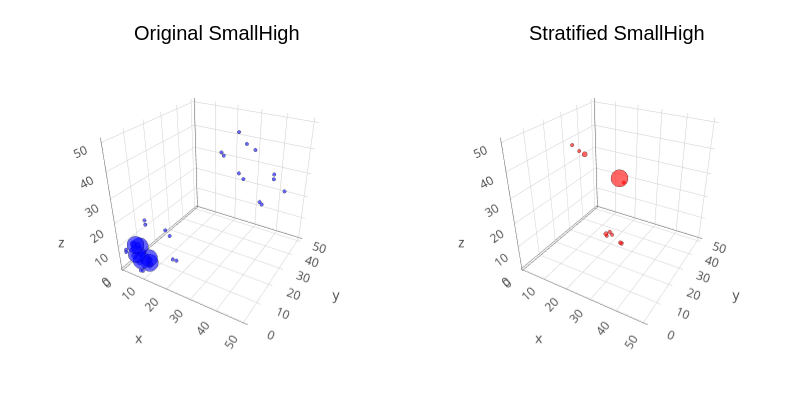

Notebook source saved alongside this figure:
### Code cell
process_high_school_hypergraph(50)

### Figure 1 — Plotly figure (JSON) as saved in the notebook; plotly's stock layout.template omitted (floating-point values rounded to 4 significant figures)
{"data": [{"colorbar": {"len": 0.8657, "title": "", "x": 0.4951, "y": 0.5087}, "legendgroup": "y1", "marker": {"color": "rgba(0, 0, 255, 0.600)", "line": {"color": "rgba(0, 0, 0, 0.600)", "width": 1}, "size": 2, "symbol": "circle"}, "mode": "markers", "name": "y1", "scene": "scene1", "showlegend": true, "type": "scatter3d", "x": [8], "xaxis": "x1", "y": [2], "yaxis": "y1", "z": [1], "zaxis": "z1"}, {"colorbar": {"len": 0.8657, "title": "", "x": 0.4951, "y": 0.5087}, "legendgroup": "y1", "marker": {"color": "rgba(0, 0, 255, 0.600)", "line": {"color": "rgba(0, 0, 0, 0.600)", "width": 1}, "size": 3.778, "symbol": "circle"}, "mode": "markers", "name": "y1", "scene": "scene1", "showlegend": false, "type": "scatter3d", "x": [8], "xaxis": "x1", "y": [6], "yaxis": "y1", "z": [1], "zaxis": "z1"}, {"colorbar": {"len": 0.8657, "title": "", "x": 0.4951, "y": 0.5087}, "legendgroup": "y1", "marker": {"color": "rgba(0, 0, 255, 0.600)", "line": {"color": "rgba(0, 0, 0, 0.600)", "width": 1}, "size": 2, "symbol": "circle"}, "mode": "markers", "name": "y1", "scene": "scene1", "showlegend": false, "type": "scatter3d", "x": [2], "xaxis": "x1", "y": [8], "yaxis": "y1", "z": [1], "zaxis": "z1"}, {"colorbar": {"len": 0.8657, "title": "", "x": 0.4951, "y": 0.5087}, "legendgroup": "y1", "marker": {"color": "rgba(0, 0, 255, 0.600)", "line": {"color": "rgba(0, 0, 0, 0.600)", "width": 1}, "size": 3.778, "symbol": "circle"}, "mode": "markers", "name": "y1", "scene": "scene1", "showlegend": false, "type": "scatter3d", "x": [6], "xaxis": "x1", "y": [8], "yaxis": "y1", "z": [1], "zaxis": "z1"}, {"colorbar": {"len": 0.8657, "title": "", "x": 0.4951, "y": 0.5087}, "legendgroup": "y1", "marker": {"color": "rgba(0, 0, 255, 0.600)", "line": {"color": "rgba(0, 0, 0, 0.600)", "width": 1}, "size": 2, "symbol": "circle"}, "mode": "markers", "name": "y1", "scene": "scene1", "showlegend": false, "type": "scatter3d", "x": [8], "xaxis": "x1", "y": [1], "yaxis": "y1", "z": [2], "zaxis": "z1"}, {"colorbar": {"len": 0.8657, "title": "", "x": 0.4951, "y": 0.5087}, "legendgroup": "y1", "marker": {"color": "rgba(0, 0, 255, 0.600)", "line": {"color": "rgba(0, 0, 0, 0.600)", "width": 1}, "size": 10, "symbol": "circle"}, "mode": "markers", "name": "y1", "scene": "scene1", "showlegend": false, "type": "scatter3d", "x": [8], "xaxis": "x1", "y": [6], "yaxis": "y1", "z": [2], "zaxis": "z1"}, {"colorbar": {"len": 0.8657, "title": "", "x": 0.4951, "y": 0.5087}, "legendgroup": "y1", "marker": {"color": "rgba(0, 0, 255, 0.600)", "line": {"color": "rgba(0, 0, 0, 0.600)", "width": 1}, "size": 2, "symbol": "circle"}, "mode": "markers", "name": "y1", "scene": "scene1", "showlegend": false, "type": "scatter3d", "x": [1], "xaxis": "x1", "y": [8], "yaxis": "y1", "z": [2], "zaxis": "z1"}, {"colorbar": {"len": 0.8657, "title": "", "x": 0.4951, "y": 0.5087}, "legendgroup": "y1", "marker": {"color": "rgba(0, 0, 255, 0.600)", "line": {"color": "rgba(0, 0, 0, 0.600)", "width": 1}, "size": 10, "symbol": "circle"}, "mode": "markers", "name": "y1", "scene": "scene1", "showlegend": false, "type": "scatter3d", "x": [6], "xaxis": "x1", "y": [8], "yaxis": "y1", "z": [2], "zaxis": "z1"}, {"colorbar": {"len": 0.8657, "title": "", "x": 0.4951, "y": 0.5087}, "legendgroup": "y1", "marker": {"color": "rgba(0, 0, 255, 0.600)", "line": {"color": "rgba(0, 0, 0, 0.600)", "width": 1}, "size": 3.778, "symbol": "circle"}, "mode": "markers", "name": "y1", "scene": "scene1", "showlegend": false, "type": "scatter3d", "x": [8], "xaxis": "x1", "y": [1], "yaxis": "y1", "z": [6], "zaxis": "z1"}, {"colorbar": {"len": 0.8657, "title": "", "x": 0.4951, "y": 0.5087}, "legendgroup": "y1", "marker": {"color": "rgba(0, 0, 255, 0.600)", "line": {"color": "rgba(0, 0, 0, 0.600)", "width": 1}, "size": 10, "symbol": "circle"}, "mode": "markers", "name": "y1", "scene": "scene1", "showlegend": false, "type": "scatter3d", "x": [8], "xaxis": "x1", "y": [2], "yaxis": "y1", "z": [6], "zaxis": "z1"}, {"colorbar": {"len": 0.8657, "title": "", "x": 0.4951, "y": 0.5087}, "legendgroup": "y1", "marker": {"color": "rgba(0, 0, 255, 0.600)", "line": {"color": "rgba(0, 0, 0, 0.600)", "width": 1}, "size": 3.778, "symbol": "circle"}, "mode": "markers", "name": "y1", "scene": "scene1", "showlegend": false, "type": "scatter3d", "x": [1], "xaxis": "x1", "y": [8], "yaxis": "y1", "z": [6], "zaxis": "z1"}, {"colorbar": {"len": 0.8657, "title": "", "x": 0.4951, "y": 0.5087}, "legendgroup": "y1", "marker": {"color": "rgba(0, 0, 255, 0.600)", "line": {"color": "rgba(0, 0, 0, 0.600)", "width": 1}, "size": 10, "symbol": "circle"}, "mode": "markers", "name": "y1", "scene": "scene1", "showlegend": false, "type": "scatter3d", "x": [2], "xaxis": "x1", "y": [8], "yaxis": "y1", "z": [6], "zaxis": "z1"}, {"colorbar": {"len": 0.8657, "title": "", "x": 0.4951, "y": 0.5087}, "legendgroup": "y1", "marker": {"color": "rgba(0, 0, 255, 0.600)", "line": {"color": "rgba(0, 0, 0, 0.600)", "width": 1}, "size": 2, "symbol": "circle"}, "mode": "markers", "name": "y1", "scene": "scene1", "showlegend": false, "type": "scatter3d", "x": [19], "xaxis": "x1", "y": [8], "yaxis": "y1", "z": [6], "zaxis": "z1"}, {"colorbar": {"len": 0.8657, "title": "", "x": 0.4951, "y": 0.5087}, "legendgroup": "y1", "marker": {"color": "rgba(0, 0, 255, 0.600)", "line": {"color": "rgba(0, 0, 0, 0.600)", "width": 1}, "size": 2, "symbol": "circle"}, "mode": "markers", "name": "y1", "scene": "scene1", "showlegend": false, "type": "scatter3d", "x": [8], "xaxis": "x1", "y": [19], "yaxis": "y1", "z": [6], "zaxis": "z1"}, {"colorbar": {"len": 0.8657, "title": "", "x": 0.4951, "y": 0.5087}, "legendgroup": "y1", "marker": {"color": "rgba(0, 0, 255, 0.600)", "line": {"color": "rgba(0, 0, 0, 0.600)", "width": 1}, "size": 2, "symbol": "circle"}, "mode": "markers", "name": "y1", "scene": "scene1", "showlegend": false, "type": "scatter3d", "x": [2], "xaxis": "x1", "y": [1], "yaxis": "y1", "z": [8], "zaxis": "z1"}, {"colorbar": {"len": 0.8657, "title": "", "x": 0.4951, "y": 0.5087}, "legendgroup": "y1", "marker": {"color": "rgba(0, 0, 255, 0.600)", "line": {"color": "rgba(0, 0, 0, 0.600)", "width": 1}, "size": 3.778, "symbol": "circle"}, "mode": "markers", "name": "y1", "scene": "scene1", "showlegend": false, "type": "scatter3d", "x": [6], "xaxis": "x1", "y": [1], "yaxis": "y1", "z": [8], "zaxis": "z1"}, {"colorbar": {"len": 0.8657, "title": "", "x": 0.4951, "y": 0.5087}, "legendgroup": "y1", "marker": {"color": "rgba(0, 0, 255, 0.600)", "line": {"color": "rgba(0, 0, 0, 0.600)", "width": 1}, "size": 2, "symbol": "circle"}, "mode": "markers", "name": "y1", "scene": "scene1", "showlegend": false, "type": "scatter3d", "x": [1], "xaxis": "x1", "y": [2], "yaxis": "y1", "z": [8], "zaxis": "z1"}, {"colorbar": {"len": 0.8657, "title": "", "x": 0.4951, "y": 0.5087}, "legendgroup": "y1", "marker": {"color": "rgba(0, 0, 255, 0.600)", "line": {"color": "rgba(0, 0, 0, 0.600)", "width": 1}, "size": 10, "symbol": "circle"}, "mode": "markers", "name": "y1", "scene": "scene1", "showlegend": false, "type": "scatter3d", "x": [6], "xaxis": "x1", "y": [2], "yaxis": "y1", "z": [8], "zaxis": "z1"}, {"colorbar": {"len": 0.8657, "title": "", "x": 0.4951, "y": 0.5087}, "legendgroup": "y1", "marker": {"color": "rgba(0, 0, 255, 0.600)", "line": {"color": "rgba(0, 0, 0, 0.600)", "width": 1}, "size": 3.778, "symbol": "circle"}, "mode": "markers", "name": "y1", "scene": "scene1", "showlegend": false, "type": "scatter3d", "x": [1], "xaxis": "x1", "y": [6], "yaxis": "y1", "z": [8], "zaxis": "z1"}, {"colorbar": {"len": 0.8657, "title": "", "x": 0.4951, "y": 0.5087}, "legendgroup": "y1", "marker": {"color": "rgba(0, 0, 255, 0.600)", "line": {"color": "rgba(0, 0, 0, 0.600)", "width": 1}, "size": 10, "symbol": "circle"}, "mode": "markers", "name": "y1", "scene": "scene1", "showlegend": false, "type": "scatter3d", "x": [2], "xaxis": "x1", "y": [6], "yaxis": "y1", "z": [8], "zaxis": "z1"}, {"colorbar": {"len": 0.8657, "title": "", "x": 0.4951, "y": 0.5087}, "legendgroup": "y1", "marker": {"color": "rgba(0, 0, 255, 0.600)", "line": {"color": "rgba(0, 0, 0, 0.600)", "width": 1}, "size": 2, "symbol": "circle"}, "mode": "markers", "name": "y1", "scene": "scene1", "showlegend": false, "type": "scatter3d", "x": [19], "xaxis": "x1", "y": [6], "yaxis": "y1", "z": [8], "zaxis": "z1"}, {"colorbar": {"len": 0.8657, "title": "", "x": 0.4951, "y": 0.5087}, "legendgroup": "y1", "marker": {"color": "rgba(0, 0, 255, 0.600)", "line": {"color": "rgba(0, 0, 0, 0.600)", "width": 1}, "size": 2, "symbol": "circle"}, "mode": "markers", "name": "y1", "scene": "scene1", "showlegend": false, "type": "scatter3d", "x": [6], "xaxis": "x1", "y": [19], "yaxis": "y1", "z": [8], "zaxis": "z1"}, {"colorbar": {"len": 0.8657, "title": "", "x": 0.4951, "y": 0.5087}, "legendgroup": "y1", "marker": {"color": "rgba(0, 0, 255, 0.600)", "line": {"color": "rgba(0, 0, 0, 0.600)", "width": 1}, "size": 2, "symbol": "circle"}, "mode": "markers", "name": "y1", "scene": "scene1", "showlegend": false, "type": "scatter3d", "x": [8], "xaxis": "x1", "y": [6], "yaxis": "y1", "z": [19], "zaxis": "z1"}, {"colorbar": {"len": 0.8657, "title": "", "x": 0.4951, "y": 0.5087}, "legendgroup": "y1", "marker": {"color": "rgba(0, 0, 255, 0.600)", "line": {"color": "rgba(0, 0, 0, 0.600)", "width": 1}, "size": 2, "symbol": "circle"}, "mode": "markers", "name": "y1", "scene": "scene1", "showlegend": false, "type": "scatter3d", "x": [6], "xaxis": "x1", "y": [8], "yaxis": "y1", "z": [19], "zaxis": "z1"}, {"colorbar": {"len": 0.8657, "title": "", "x": 0.4951, "y": 0.5087}, "legendgroup": "y1", "marker": {"color": "rgba(0, 0, 255, 0.600)", "line": {"color": "rgba(0, 0, 0, 0.600)", "width": 1}, "size": 2, "symbol": "circle"}, "mode": "markers", "name": "y1", "scene": "scene1", "showlegend": false, "type": "scatter3d", "x": [42], "xaxis": "x1", "y": [28], "yaxis": "y1", "z": [26], "zaxis": "z1"}, {"colorbar": {"len": 0.8657, "title": "", "x": 0.4951, "y": 0.5087}, "legendgroup": "y1", "marker": {"color": "rgba(0, 0, 255, 0.600)", "line": {"color": "rgba(0, 0, 0, 0.600)", "width": 1}, "size": 2, "symbol": "circle"}, "mode": "markers", "name": "y1", "scene": "scene1", "showlegend": false, "type": "scatter3d", "x": [28], "xaxis": "x1", "y": [42], "yaxis": "y1", "z": [26], "zaxis": "z1"}, {"colorbar": {"len": 0.8657, "title": "", "x": 0.4951, "y": 0.5087}, "legendgroup": "y1", "marker": {"color": "rgba(0, 0, 255, 0.600)", "line": {"color": "rgba(0, 0, 0, 0.600)", "width": 1}, "size": 2, "symbol": "circle"}, "mode": "markers", "name": "y1", "scene": "scene1", "showlegend": false, "type": "scatter3d", "x": [46], "xaxis": "x1", "y": [39], "yaxis": "y1", "z": [27], "zaxis": "z1"}, {"colorbar": {"len": 0.8657, "title": "", "x": 0.4951, "y": 0.5087}, "legendgroup": "y1", "marker": {"color": "rgba(0, 0, 255, 0.600)", "line": {"color": "rgba(0, 0, 0, 0.600)", "width": 1}, "size": 2, "symbol": "circle"}, "mode": "markers", "name": "y1", "scene": "scene1", "showlegend": false, "type": "scatter3d", "x": [39], "xaxis": "x1", "y": [46], "yaxis": "y1", "z": [27], "zaxis": "z1"}, {"colorbar": {"len": 0.8657, "title": "", "x": 0.4951, "y": 0.5087}, "legendgroup": "y1", "marker": {"color": "rgba(0, 0, 255, 0.600)", "line": {"color": "rgba(0, 0, 0, 0.600)", "width": 1}, "size": 2, "symbol": "circle"}, "mode": "markers", "name": "y1", "scene": "scene1", "showlegend": false, "type": "scatter3d", "x": [42], "xaxis": "x1", "y": [26], "yaxis": "y1", "z": [28], "zaxis": "z1"}, {"colorbar": {"len": 0.8657, "title": "", "x": 0.4951, "y": 0.5087}, "legendgroup": "y1", "marker": {"color": "rgba(0, 0, 255, 0.600)", "line": {"color": "rgba(0, 0, 0, 0.600)", "width": 1}, "size": 2, "symbol": "circle"}, "mode": "markers", "name": "y1", "scene": "scene1", "showlegend": false, "type": "scatter3d", "x": [26], "xaxis": "x1", "y": [42], "yaxis": "y1", "z": [28], "zaxis": "z1"}, {"colorbar": {"len": 0.8657, "title": "", "x": 0.4951, "y": 0.5087}, "legendgroup": "y1", "marker": {"color": "rgba(0, 0, 255, 0.600)", "line": {"color": "rgba(0, 0, 0, 0.600)", "width": 1}, "size": 2, "symbol": "circle"}, "mode": "markers", "name": "y1", "scene": "scene1", "showlegend": false, "type": "scatter3d", "x": [46], "xaxis": "x1", "y": [27], "yaxis": "y1", "z": [39], "zaxis": "z1"}, {"colorbar": {"len": 0.8657, "title": "", "x": 0.4951, "y": 0.5087}, "legendgroup": "y1", "marker": {"color": "rgba(0, 0, 255, 0.600)", "line": {"color": "rgba(0, 0, 0, 0.600)", "width": 1}, "size": 2, "symbol": "circle"}, "mode": "markers", "name": "y1", "scene": "scene1", "showlegend": false, "type": "scatter3d", "x": [27], "xaxis": "x1", "y": [46], "yaxis": "y1", "z": [39], "zaxis": "z1"}, {"colorbar": {"len": 0.8657, "title": "", "x": 0.4951, "y": 0.5087}, "legendgroup": "y1", "marker": {"color": "rgba(0, 0, 255, 0.600)", "line": {"color": "rgba(0, 0, 0, 0.600)", "width": 1}, "size": 2, "symbol": "circle"}, "mode": "markers", "name": "y1", "scene": "scene1", "showlegend": false, "type": "scatter3d", "x": [28], "xaxis": "x1", "y": [26], "yaxis": "y1", "z": [42], "zaxis": "z1"}, {"colorbar": {"len": 0.8657, "title": "", "x": 0.4951, "y": 0.5087}, "legendgroup": "y1", "marker": {"color": "rgba(0, 0, 255, 0.600)", "line": {"color": "rgba(0, 0, 0, 0.600)", "width": 1}, "size": 2, "symbol": "circle"}, "mode": "markers", "name": "y1", "scene": "scene1", "showlegend": false, "type": "scatter3d", "x": [26], "xaxis": "x1", "y": [28], "yaxis": "y1", "z": [42], "zaxis": "z1"}, {"colorbar": {"len": 0.8657, "title": "", "x": 0.4951, "y": 0.5087}, "legendgroup": "y1", "marker": {"color": "rgba(0, 0, 255, 0.600)", "line": {"color": "rgba(0, 0, 0, 0.600)", "width": 1}, "size": 2, "symbol": "circle"}, "mode": "markers", "name": "y1", "scene": "scene1", "showlegend": false, "type": "scatter3d", "x": [39], "xaxis": "x1", "y": [27], "yaxis": "y1", "z": [46], "zaxis": "z1"}, {"colorbar": {"len": 0.8657, "title": "", "x": 0.4951, "y": 0.5087}, "legendgroup": "y1", "marker": {"color": "rgba(0, 0, 255, 0.600)", "line": {"color": "rgba(0, 0, 0, 0.600)", "width": 1}, "size": 2, "symbol": "circle"}, "mode": "markers", "name": "y1", "scene": "scene1", "showlegend": false, "type": "scatter3d", "x": [27], "xaxis": "x1", "y": [39], "yaxis": "y1", "z": [46], "zaxis": "z1"}, {"colorbar": {"len": 0.8657, "title": "", "x": 0.4951, "y": 0.5087}, "legendgroup": "y2", "marker": {"color": "rgba(255, 255, 255, 0.000)", "line": {"color": "rgba(0, 0, 0, 0.000)", "width": 1}, "size": 0.2, "symbol": "circle"}, "mode": "markers", "name": "y2", "scene": "scene1", "showlegend": true, "type": "scatter3d", "x": [1, 50], "xaxis": "x1", "y": [1, 50], "yaxis": "y1", "z": [1, 50], "zaxis": "z1"}, {"colorbar": {"len": 0.8657, "title": "", "x": 0.9951, "y": 0.5087}, "legendgroup": "y1", "marker": {"color": "rgba(255, 0, 0, 0.600)", "line": {"color": "rgba(0, 0, 0, 0.600)", "width": 1}, "size": 2.299, "symbol": "circle"}, "mode": "markers", "name": "y1", "scene": "scene2", "showlegend": true, "type": "scatter3d", "x": [28], "xaxis": "x2", "y": [25], "yaxis": "y2", "z": [6], "zaxis": "z2"}, {"colorbar": {"len": 0.8657, "title": "", "x": 0.9951, "y": 0.5087}, "legendgroup": "y1", "marker": {"color": "rgba(255, 0, 0, 0.600)", "line": {"color": "rgba(0, 0, 0, 0.600)", "width": 1}, "size": 2, "symbol": "circle"}, "mode": "markers", "name": "y1", "scene": "scene2", "showlegend": false, "type": "scatter3d", "x": [22], "xaxis": "x2", "y": [28], "yaxis": "y2", "z": [6], "zaxis": "z2"}, {"colorbar": {"len": 0.8657, "title": "", "x": 0.9951, "y": 0.5087}, "legendgroup": "y1", "marker": {"color": "rgba(255, 0, 0, 0.600)", "line": {"color": "rgba(0, 0, 0, 0.600)", "width": 1}, "size": 2.217, "symbol": "circle"}, "mode": "markers", "name": "y1", "scene": "scene2", "showlegend": false, "type": "scatter3d", "x": [28], "xaxis": "x2", "y": [24], "yaxis": "y2", "z": [7], "zaxis": "z2"}, {"colorbar": {"len": 0.8657, "title": "", "x": 0.9951, "y": 0.5087}, "legendgroup": "y1", "marker": {"color": "rgba(255, 0, 0, 0.600)", "line": {"color": "rgba(0, 0, 0, 0.600)", "width": 1}, "size": 2.199, "symbol": "circle"}, "mode": "markers", "name": "y1", "scene": "scene2", "showlegend": false, "type": "scatter3d", "x": [21], "xaxis": "x2", "y": [28], "yaxis": "y2", "z": [7], "zaxis": "z2"}, {"colorbar": {"len": 0.8657, "title": "", "x": 0.9951, "y": 0.5087}, "legendgroup": "y1", "marker": {"color": "rgba(255, 0, 0, 0.600)", "line": {"color": "rgba(0, 0, 0, 0.600)", "width": 1}, "size": 2.018, "symbol": "circle"}, "mode": "markers", "name": "y1", "scene": "scene2", "showlegend": false, "type": "scatter3d", "x": [22], "xaxis": "x2", "y": [24], "yaxis": "y2", "z": [8], "zaxis": "z2"}, {"colorbar": {"len": 0.8657, "title": "", "x": 0.9951, "y": 0.5087}, "legendgroup": "y1", "marker": {"color": "rgba(255, 0, 0, 0.600)", "line": {"color": "rgba(0, 0, 0, 0.600)", "width": 1}, "size": 2.516, "symbol": "circle"}, "mode": "markers", "name": "y1", "scene": "scene2", "showlegend": false, "type": "scatter3d", "x": [21], "xaxis": "x2", "y": [25], "yaxis": "y2", "z": [8], "zaxis": "z2"}, {"colorbar": {"len": 0.8657, "title": "", "x": 0.9951, "y": 0.5087}, "legendgroup": "y1", "marker": {"color": "rgba(255, 0, 0, 0.600)", "line": {"color": "rgba(0, 0, 0, 0.600)", "width": 1}, "size": 2.036, "symbol": "circle"}, "mode": "markers", "name": "y1", "scene": "scene2", "showlegend": false, "type": "scatter3d", "x": [32], "xaxis": "x2", "y": [19], "yaxis": "y2", "z": [36], "zaxis": "z2"}, {"colorbar": {"len": 0.8657, "title": "", "x": 0.9951, "y": 0.5087}, "legendgroup": "y1", "marker": {"color": "rgba(255, 0, 0, 0.600)", "line": {"color": "rgba(0, 0, 0, 0.600)", "width": 1}, "size": 10, "symbol": "circle"}, "mode": "markers", "name": "y1", "scene": "scene2", "showlegend": false, "type": "scatter3d", "x": [32], "xaxis": "x2", "y": [16], "yaxis": "y2", "z": [39], "zaxis": "z2"}, {"colorbar": {"len": 0.8657, "title": "", "x": 0.9951, "y": 0.5087}, "legendgroup": "y1", "marker": {"color": "rgba(255, 0, 0, 0.600)", "line": {"color": "rgba(0, 0, 0, 0.600)", "width": 1}, "size": 3.023, "symbol": "circle"}, "mode": "markers", "name": "y1", "scene": "scene2", "showlegend": false, "type": "scatter3d", "x": [12], "xaxis": "x2", "y": [26], "yaxis": "y2", "z": [39], "zaxis": "z2"}, {"colorbar": {"len": 0.8657, "title": "", "x": 0.9951, "y": 0.5087}, "legendgroup": "y1", "marker": {"color": "rgba(255, 0, 0, 0.600)", "line": {"color": "rgba(0, 0, 0, 0.600)", "width": 1}, "size": 2.018, "symbol": "circle"}, "mode": "markers", "name": "y1", "scene": "scene2", "showlegend": false, "type": "scatter3d", "x": [17], "xaxis": "x2", "y": [16], "yaxis": "y2", "z": [45], "zaxis": "z2"}, {"colorbar": {"len": 0.8657, "title": "", "x": 0.9951, "y": 0.5087}, "legendgroup": "y1", "marker": {"color": "rgba(255, 0, 0, 0.600)", "line": {"color": "rgba(0, 0, 0, 0.600)", "width": 1}, "size": 2.09, "symbol": "circle"}, "mode": "markers", "name": "y1", "scene": "scene2", "showlegend": false, "type": "scatter3d", "x": [12], "xaxis": "x2", "y": [19], "yaxis": "y2", "z": [45], "zaxis": "z2"}, {"colorbar": {"len": 0.8657, "title": "", "x": 0.9951, "y": 0.5087}, "legendgroup": "y2", "marker": {"color": "rgba(255, 255, 255, 0.000)", "line": {"color": "rgba(0, 0, 0, 0.000)", "width": 1}, "size": 0.2, "symbol": "circle"}, "mode": "markers", "name": "y2", "scene": "scene2", "showlegend": true, "type": "scatter3d", "x": [1, 50], "xaxis": "x2", "y": [1, 50], "yaxis": "y2", "z": [1, 50], "zaxis": "z2"}], "layout": {"annotations": [{"font": {"color": "rgba(0, 0, 0, 1.000)", "family": "sans-serif", "size": 20}, "rotation": 0, "showarrow": false, "text": "Original SmallHigh", "x": 0.2707, "xanchor": "center", "xref": "paper", "y": 1, "yanchor": "top", "yref": "paper"}, {"font": {"color": "rgba(0, 0, 0, 1.000)", "family": "sans-serif", "size": 20}, "rotation": 0, "showarrow": false, "text": "Stratified SmallHigh", "x": 0.7707, "xanchor": "center", "xref": "paper", "y": 1, "yanchor": "top", "yref": "paper"}], "height": 400, "margin": {"b": 20, "l": 0, "r": 0, "t": 20}, "paper_bgcolor": "rgba(255, 255, 255, 1.000)", "plot_bgcolor": "rgba(255, 255, 255, 1.000)", "scene1": {"camera": {"eye": {"x": 1.126, "y": -1.95, "z": 1.3}, "projection": "orthographic"}, "domain": {"x": [0.04624, 0.4951], "y": [0.07581, 0.9415]}, "xaxis1": {"gridcolor": "rgba(0, 0, 0, 0.100)", "gridwidth": 0.5, "linecolor": "rgba(0, 0, 0, 1.000)", "mirror": false, "range": [1, 50], "showgrid": true, "showline": true, "showticklabels": true, "tickangle": 0, "tickcolor": "rgb(0, 0, 0)", "tickfont": {"color": "rgba(0, 0, 0, 1.000)", "family": "sans-serif", "size": 11}, "tickmode": "array", "ticks": "inside", "ticktext": ["10", "20", "30", "40", "50"], "tickvals": [10, 20, 30, 40, 50], "title": "X", "titlefont": {"color": "rgba(0, 0, 0, 1.000)", "family": "sans-serif", "size": 15}, "type": "-", "visible": true, "zeroline": false, "zerolinecolor": "rgba(0, 0, 0, 1.000)"}, "yaxis1": {"gridcolor": "rgba(0, 0, 0, 0.100)", "gridwidth": 0.5, "linecolor": "rgba(0, 0, 0, 1.000)", "mirror": false, "range": [1, 50], "showgrid": true, "showline": true, "showticklabels": true, "tickangle": 0, "tickcolor": "rgb(0, 0, 0)", "tickfont": {"color": "rgba(0, 0, 0, 1.000)", "family": "sans-serif", "size": 11}, "tickmode": "array", "ticks": "inside", "ticktext": ["10", "20", "30", "40", "50"], "tickvals": [10, 20, 30, 40, 50], "title": "Y", "titlefont": {"color": "rgba(0, 0, 0, 1.000)", "family": "sans-serif", "size": 15}, "type": "-", "visible": true, "zeroline": false, "zerolinecolor": "rgba(0, 0, 0, 1.000)"}, "zaxis1": {"gridcolor": "rgba(0, 0, 0, 0.100)", "gridwidth": 0.5, "linecolor": "rgba(0, 0, 0, 1.000)", "mirror": false, "range": [1, 50], "showgrid": true, "showline": true, "showticklabels": true, "tickangle": 0, "tickcolor": "rgb(0, 0, 0)", "tickfont": {"color": "rgba(0, 0, 0, 1.000)", "family": "sans-serif", "size": 11}, "tickmode": "array", "ticks": "inside", "ticktext": ["10", "20", "30", "40", "50"], "tickvals": [10, 20, 30, 40, 50], "title": "Z", "titlefont": {"color": "rgba(0, 0, 0, 1.000)", "family": "sans-serif", "size": 15}, "type": "-", "visible": true, "zeroline": false, "zerolinecolor": "rgba(0, 0, 0, 1.000)"}}, "scene2": {"camera": {"eye": {"x": 1.126, "y": -1.95, "z": 1.3}, "projection": "orthographic"}, "domain": {"x": [0.5462, 0.9951], "y": [0.07581, 0.9415]}, "xaxis2": {"gridcolor": "rgba(0, 0, 0, 0.100)", "gridwidth": 0.5, "linecolor": "rgba(0, 0, 0, 1.000)", "mirror": false, "range": [1, 50], "showgrid": true, "showline": true, "showticklabels": true, "tickangle": 0, "tickcolor": "rgb(0, 0, 0)", "tickfont": {"color": "rgba(0, 0, 0, 1.000)", "family": "sans-serif", "size": 11}, "tickmode": "array", "ticks": "inside", "ticktext": ["10", "20", "30", "40", "50"], "tickvals": [10, 20, 30, 40, 50], "title": "X", "titlefont": {"color": "rgba(0, 0, 0, 1.000)", "family": "sans-serif", "size": 15}, "type": "-", "visible": true, "zeroline": false, "zerolinecolor": "rgba(0, 0, 0, 1.000)"}, "yaxis2": {"gridcolor": "rgba(0, 0, 0, 0.100)", "gridwidth": 0.5, "linecolor": "rgba(0, 0, 0, 1.000)", "mirror": false, "range": [1, 50], "showgrid": true, "showline": true, "showticklabels": true, "tickangle": 0, "tickcolor": "rgb(0, 0, 0)", "tickfont": {"color": "rgba(0, 0, 0, 1.000)", "family": "sans-serif", "size": 11}, "tickmode": "array", "ticks": "inside", "ticktext": ["10", "20", "30", "40", "50"], "tickvals": [10, 20, 30, 40, 50], "title": "Y", "titlefont": {"color": "rgba(0, 0, 0, 1.000)", "family": "sans-serif", "size": 15}, "type": "-", "visible": true, "zeroline": false, "zerolinecolor": "rgba(0, 0, 0, 1.000)"}, "zaxis2": {"gridcolor": "rgba(0, 0, 0, 0.100)", "gridwidth": 0.5, "linecolor": "rgba(0, 0, 0, 1.000)", "mirror": false, "range": [1, 50], "showgrid": true, "showline": true, "showticklabels": true, "tickangle": 0, "tickcolor": "rgb(0, 0, 0)", "tickfont": {"color": "rgba(0, 0, 0, 1.000)", "family": "sans-serif", "size": 11}, "tickmode": "array", "ticks": "inside", "ticktext": ["10", "20", "30", "40", "50"], "tickvals": [10, 20, 30, 40, 50], "title": "Z", "titlefont": {"color": "rgba(0, 0, 0, 1.000)", "family": "sans-serif", "size": 15}, "type": "-", "visible": true, "zeroline": false, "zerolinecolor": "rgba(0, 0, 0, 1.000)"}}, "showlegend": false, "width": 800}}
